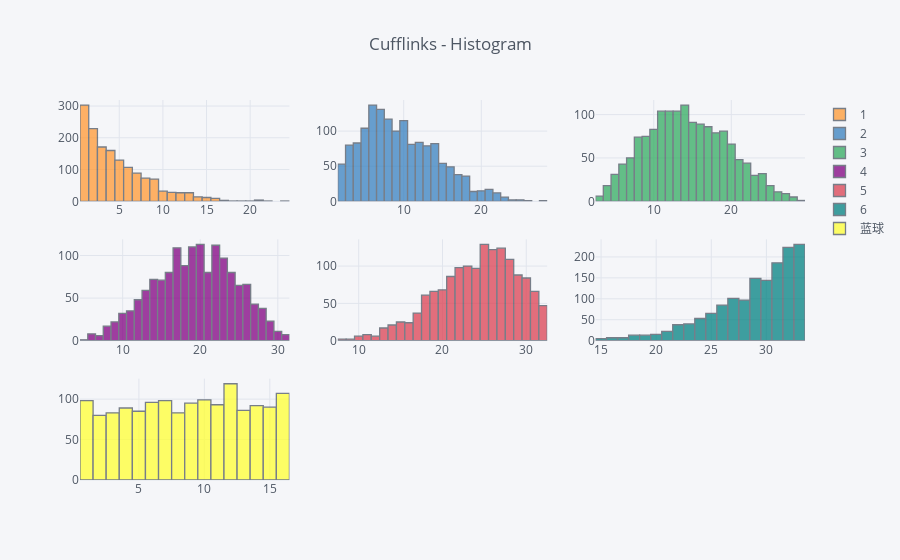

This figure's notebook cell:
### Code cell
x = [i[0] for i in df.loc[:, ['开奖日期']].values.tolist()][:50]
y = []
for i in range(1, 8):
    if i < 7:
        y.append('红' + str(i))
    else:
        y.append('蓝球')

# df3 = pd.DataFrame(df.iloc[:50, 1:8].values.tolist(), index=x, columns=y)
# df3.iplot(kind='scatter', xTitle='date', yTitle='number', title='Fluctuation-Chart')
# cf.datagen.histogram(2)
df.iloc[:, 1:8].iplot(kind='histogram', subplots=True,shape=(3,3), opacity=.75,title='Cufflinks - Histogram')

### Figure 1 — Plotly figure (JSON) as saved in the notebook; plotly's stock layout.template omitted (floating-point values rounded to 4 significant figures; data arrays with more than 128 entries replaced by an {"elided": "..."} marker saying what was removed)
{"data": [{"histfunc": "count", "histnorm": "", "marker": {"color": "rgba(255, 153, 51, 1.0)", "line": {"color": "#4D5663", "width": 1.3}}, "name": "1", "opacity": 0.75, "orientation": "v", "type": "histogram", "uid": "5e837cfe-a1de-450c-95e3-de2a2a3e4e46", "x": {"elided": "1493 int values"}, "xaxis": "x", "yaxis": "y"}, {"histfunc": "count", "histnorm": "", "marker": {"color": "rgba(55, 128, 191, 1.0)", "line": {"color": "#4D5663", "width": 1.3}}, "name": "2", "opacity": 0.75, "orientation": "v", "type": "histogram", "uid": "bd606fcf-036f-4722-abfe-e3e957eb20fe", "x": {"elided": "1493 int values"}, "xaxis": "x2", "yaxis": "y2"}, {"histfunc": "count", "histnorm": "", "marker": {"color": "rgba(50, 171, 96, 1.0)", "line": {"color": "#4D5663", "width": 1.3}}, "name": "3", "opacity": 0.75, "orientation": "v", "type": "histogram", "uid": "bf3e5f67-8562-4d80-b3a2-1a46e670affb", "x": {"elided": "1493 int values"}, "xaxis": "x3", "yaxis": "y3"}, {"histfunc": "count", "histnorm": "", "marker": {"color": "rgba(128, 0, 128, 1.0)", "line": {"color": "#4D5663", "width": 1.3}}, "name": "4", "opacity": 0.75, "orientation": "v", "type": "histogram", "uid": "7100ea71-87cf-426e-ad7c-3459bdfb02d4", "x": {"elided": "1493 int values"}, "xaxis": "x4", "yaxis": "y4"}, {"histfunc": "count", "histnorm": "", "marker": {"color": "rgba(219, 64, 82, 1.0)", "line": {"color": "#4D5663", "width": 1.3}}, "name": "5", "opacity": 0.75, "orientation": "v", "type": "histogram", "uid": "fee6d239-85cc-4ef7-adf8-a90881e1aa1a", "x": {"elided": "1493 int values"}, "xaxis": "x5", "yaxis": "y5"}, {"histfunc": "count", "histnorm": "", "marker": {"color": "rgba(0, 128, 128, 1.0)", "line": {"color": "#4D5663", "width": 1.3}}, "name": "6", "opacity": 0.75, "orientation": "v", "type": "histogram", "uid": "2eb15020-93af-4241-b369-ae4f5f2ac35f", "x": {"elided": "1493 int values"}, "xaxis": "x6", "yaxis": "y6"}, {"histfunc": "count", "histnorm": "", "marker": {"color": "rgba(255, 255, 51, 1.0)", "line": {"color": "#4D5663", "width": 1.3}}, "name": "蓝球", "opacity": 0.75, "orientation": "v", "type": "histogram", "uid": "d325bbaa-2b8c-458f-a660-c7fb2d2ee06d", "x": {"elided": "1493 int values"}, "xaxis": "x7", "yaxis": "y7"}], "layout": {"barmode": "overlay", "legend": {"bgcolor": "#F5F6F9", "font": {"color": "#4D5663"}}, "paper_bgcolor": "#F5F6F9", "plot_bgcolor": "#F5F6F9", "title": {"font": {"color": "#4D5663"}, "text": "Cufflinks - Histogram"}, "xaxis": {"anchor": "y", "domain": [0, 0.2889], "gridcolor": "#E1E5ED", "showgrid": true, "tickfont": {"color": "#4D5663"}, "title": {"font": {"color": "#4D5663"}, "text": ""}, "zerolinecolor": "#E1E5ED"}, "xaxis2": {"anchor": "y2", "domain": [0.3556, 0.6444], "gridcolor": "#E1E5ED", "showgrid": true, "tickfont": {"color": "#4D5663"}, "title": {"font": {"color": "#4D5663"}, "text": ""}, "zerolinecolor": "#E1E5ED"}, "xaxis3": {"anchor": "y3", "domain": [0.7111, 1], "gridcolor": "#E1E5ED", "showgrid": true, "tickfont": {"color": "#4D5663"}, "title": {"font": {"color": "#4D5663"}, "text": ""}, "zerolinecolor": "#E1E5ED"}, "xaxis4": {"anchor": "y4", "domain": [0, 0.2889], "gridcolor": "#E1E5ED", "showgrid": true, "tickfont": {"color": "#4D5663"}, "title": {"font": {"color": "#4D5663"}, "text": ""}, "zerolinecolor": "#E1E5ED"}, "xaxis5": {"anchor": "y5", "domain": [0.3556, 0.6444], "gridcolor": "#E1E5ED", "showgrid": true, "tickfont": {"color": "#4D5663"}, "title": {"font": {"color": "#4D5663"}, "text": ""}, "zerolinecolor": "#E1E5ED"}, "xaxis6": {"anchor": "y6", "domain": [0.7111, 1], "gridcolor": "#E1E5ED", "showgrid": true, "tickfont": {"color": "#4D5663"}, "title": {"font": {"color": "#4D5663"}, "text": ""}, "zerolinecolor": "#E1E5ED"}, "xaxis7": {"anchor": "y7", "domain": [0, 0.2889], "gridcolor": "#E1E5ED", "showgrid": true, "tickfont": {"color": "#4D5663"}, "title": {"font": {"color": "#4D5663"}, "text": ""}, "zerolinecolor": "#E1E5ED"}, "yaxis": {"anchor": "x", "domain": [0.7333, 1], "gridcolor": "#E1E5ED", "showgrid": true, "tickfont": {"color": "#4D5663"}, "title": {"font": {"color": "#4D5663"}, "text": ""}, "zerolinecolor": "#E1E5ED"}, "yaxis2": {"anchor": "x2", "domain": [0.7333, 1], "gridcolor": "#E1E5ED", "showgrid": true, "tickfont": {"color": "#4D5663"}, "title": {"font": {"color": "#4D5663"}, "text": ""}, "zerolinecolor": "#E1E5ED"}, "yaxis3": {"anchor": "x3", "domain": [0.7333, 1], "gridcolor": "#E1E5ED", "showgrid": true, "tickfont": {"color": "#4D5663"}, "title": {"font": {"color": "#4D5663"}, "text": ""}, "zerolinecolor": "#E1E5ED"}, "yaxis4": {"anchor": "x4", "domain": [0.3667, 0.6333], "gridcolor": "#E1E5ED", "showgrid": true, "tickfont": {"color": "#4D5663"}, "title": {"font": {"color": "#4D5663"}, "text": ""}, "zerolinecolor": "#E1E5ED"}, "yaxis5": {"anchor": "x5", "domain": [0.3667, 0.6333], "gridcolor": "#E1E5ED", "showgrid": true, "tickfont": {"color": "#4D5663"}, "title": {"font": {"color": "#4D5663"}, "text": ""}, "zerolinecolor": "#E1E5ED"}, "yaxis6": {"anchor": "x6", "domain": [0.3667, 0.6333], "gridcolor": "#E1E5ED", "showgrid": true, "tickfont": {"color": "#4D5663"}, "title": {"font": {"color": "#4D5663"}, "text": ""}, "zerolinecolor": "#E1E5ED"}, "yaxis7": {"anchor": "x7", "domain": [0, 0.2667], "gridcolor": "#E1E5ED", "showgrid": true, "tickfont": {"color": "#4D5663"}, "title": {"font": {"color": "#4D5663"}, "text": ""}, "zerolinecolor": "#E1E5ED"}}}
